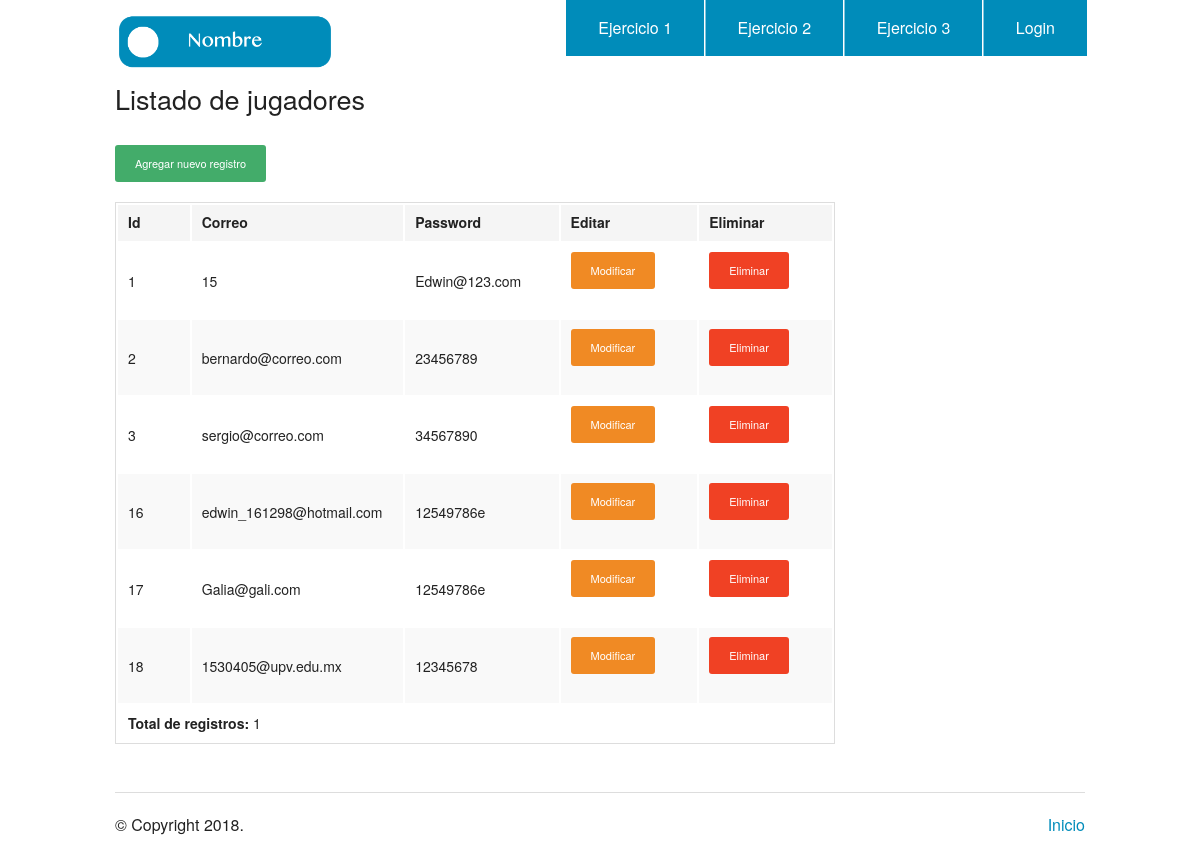
The app's page /Usuarios.php with its own data.
### tables this page shows
CREATE TABLE `user` (
  `id` int(11) NOT NULL,
  `email` varchar(45) DEFAULT NULL,
  `password` varchar(45) DEFAULT NULL,
  `status_id` int(11) NOT NULL,
  `user_type_id` int(11) NOT NULL
);

### db/database_utilities.php (called while the page is built, shortened)
<?php
	function getPDO()
	{
	    $host = DB_SERVER;
	    $dbname = DB_DATABASE;
	    $port = DB_PORT;
	    $connStr =  "mysql:host={$host};dbname={$dbname};port={$port}";
	    $dbOpt = array(
	        PDO::MYSQL_ATTR_INIT_COMMAND => "SET NAMES 'utf8'"
    );
    	return new PDO($connStr, DB_USER, DB_PASSWORD, $dbOpt);
	}
	$conn = getPDO();
  function getAllUser()
  {
    global $conn;
	$stmt = $conn->prepare('SELECT *from  user');
	$stmt->execute();
    return $stmt;
  }
?>

### Usuarios.php (the view, shortened to what this page needs)
<?php
include_once('db/database_utilities.php');
$user_access = getAllUser();
$total_users = count($user_access);
?>
<!doctype html>
<html class="no-js" lang="en">
  <head>
    <link rel="stylesheet" href="./css/foundation.css" />
  </head>
  <body>
    <?php require_once('header.php'); ?>
    <div class="row">
      <div class="large-9 columns">
        <h3>Listado de jugadores<h3>
        <div class="section-container tabs" data-section>
          <section class="section">
            <div class="content" data-slug="panel1">
              <td><a href="./addUsuario.php" class="button radius tiny success">Agregar nuevo registro</a></td>
              <?php if($total_users){ ?>
              <table>
                <thead>
                  <tr>
                    <th width="200">Id</th>
                    <th width="250">Correo</th>
                    <th width="250">Password</th>
                    <th width="250">Editar</th>
                    <th width="250">Eliminar</th>
                  </tr>
                </thead>
                <tbody>
                  <?php while($user = $user_access->fetch(PDO::FETCH_ASSOC)) { ?>
                  <tr>
                    <td><?php echo $user['id'] ?></td>
                    <td><?php echo $user['email'] ?></td>
                    <td><?php echo $user['password'] ?></td>
                    <td><a href="./updateUser.php?id=<?php echo($user['id']); ?>" class="button radius tiny warning">Modificar</a></td>
                    <td><a href="./deleteUser.php?id=<?php echo($user['id']); ?>" class="button radius tiny alert" onClick="wait();">Eliminar</a></td>
                  </tr>
                  <?php } ?>
                  <tr>
                    <td colspan="4"><b>Total de registros: </b> <?php echo $total_users; ?></td>
                  </tr>
                </tbody>
              </table>
              <?php }else{ ?>
              No hay registros
              <?php } ?>
            </div>
          </section>
        </div>
      </div>
    </div>
    <?php require_once('footer.php'); ?>

### records on screen
user: id "1", email "15", password "Edwin@123.com"
user: id "2", email "bernardo@correo.com", password "23456789"
user: id "3", email "sergio@correo.com", password "34567890"
user: id "16", email "edwin_161298@hotmail.com", password "12549786e"
user: id "17", email "Galia@gali.com", password "12549786e"
user: id "18", email "1530405@upv.edu.mx", password "12345678"

### other values on screen
$total_users "1"
